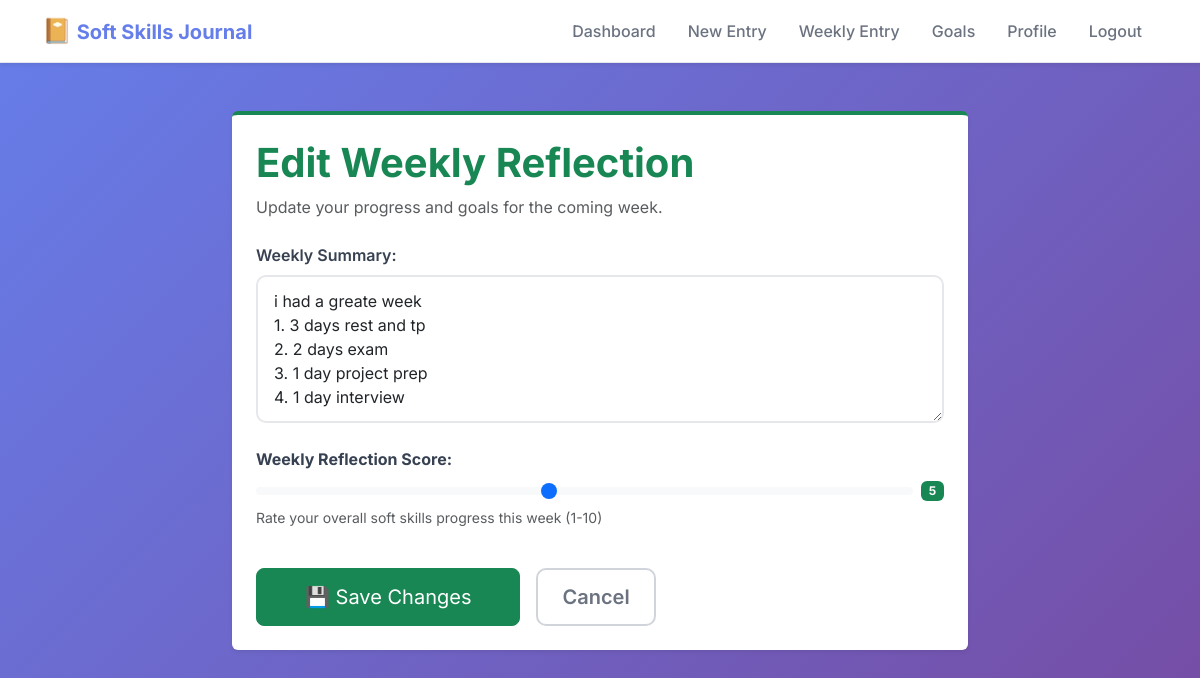
Screenshot of /edit-weekly/1 (signed in) with the database file from the repository.
### tables this page shows
CREATE TABLE weekly_entries (
            id INTEGER PRIMARY KEY AUTOINCREMENT,
            user_id INTEGER NOT NULL,
            summary TEXT NOT NULL,
            score INTEGER NOT NULL,
            created_at TIMESTAMP DEFAULT CURRENT_TIMESTAMP
        );

### app.py (the view, shortened to what this page needs)
@app.route('/edit-weekly/<int:entry_id>', methods=['GET', 'POST'])
@login_required
def edit_weekly(entry_id):
    conn = get_db()
    cursor = conn.cursor()
    cursor.execute('SELECT * FROM weekly_entries WHERE id = ? AND user_id = ?', (entry_id, session['user_id']))
    entry = cursor.fetchone()
    if not entry:
        flash('Entry not found or you do not have permission to edit it.', 'danger')
        return redirect(url_for('dashboard'))
    conn.close()
    return render_template('edit_weekly.html', entry=entry)

### app.py (called while the page is built)
def get_db():
    conn = sqlite3.connect(DATABASE)
    conn.row_factory = sqlite3.Row  # This enables column access by name
    return conn

def login_required(f):
    @wraps(f)
    def decorated_function(*args, **kwargs):
        if 'user_id' not in session:
            flash('Please log in to access this page.', 'warning')
            return redirect(url_for('login'))
        return f(*args, **kwargs)
    return decorated_function

### templates/edit_weekly.html (shortened to what this page needs)
{% extends "base.html" %}
{% block content %}
<div class="dashboard-container">
    <div class="container py-5">
        <div class="row justify-content-center">
            <div class="col-lg-8">
                <div class="entry-form-card shadow-sm p-4 bg-white rounded border-top border-4 border-success">
                    <h1 class="page-title mb-2 text-success">Edit Weekly Reflection</h1>
                    <p class="text-muted mb-4">Update your progress and goals for the coming week.</p>
                    <form method="POST" action="{{ url_for('edit_weekly', entry_id=entry['id']) }}">
                        <div class="mb-4">
                            <label for="summary" class="form-label fw-semibold">
                                 Weekly Summary:
                            </label>
                            <textarea class="form-control" id="summary" name="summary" rows="5" required>{{ entry['summary'] }}</textarea>
                        </div>
                        <div class="mb-4">
                            <label for="score" class="form-label fw-bold">Weekly Reflection Score:</label>
                            <div class="d-flex gap-2 align-items-center">
                                <input type="range" class="form-range flex-grow-1" id="score" name="score" min="1" max="10" value="{{ entry['score'] }}" required>
                                <span class="badge bg-success" id="scoreDisplay">{{ entry['score'] }}</span>
                            </div>
                            <div class="form-text">Rate your overall soft skills progress this week (1-10)</div>
                        </div>
                        <div class="d-flex gap-3 pt-3">
                            <button type="submit" class="btn btn-success btn-lg px-5">💾 Save Changes</button>
                            <a href="{{ url_for('dashboard') }}" class="btn btn-outline-secondary btn-lg px-4">Cancel</a>
                        </div>
                    </form>
                </div>
            </div>
        </div>
    </div>
</div>
{% endblock %}

### static/style.css (style rules this page uses)
* { margin: 0; padding: 0; box-sizing: border-box; }
body { font-family: 'Inter', sans-serif; background: linear-gradient(135deg, #667eea 0%, #764ba2 100%); min-height: 100vh; color: #333; }
.form-control { padding: 0.75rem 1rem; border-radius: 10px; border: 2px solid #e5e7eb; transition: border-color 0.2s, box-shadow 0.2s; }
.form-label { font-weight: 600; color: #374151; margin-bottom: 0.5rem; }
.btn-outline-secondary { border: 2px solid #d1d5db; color: #6b7280; padding: 0.75rem 1.5rem; border-radius: 10px; font-weight: 600; transition: all 0.2s; }
.dashboard-container { min-height: calc(100vh - 72px); }
.page-title { font-size: 2.5rem; font-weight: 700; color: white; margin-bottom: 0.5rem; }
.entry-form-card { background: white; border-radius: 20px; padding: 2.5rem; box-shadow: 0 10px 30px rgba(0, 0, 0, 0.1); }

### rows the page displays
weekly_entries: summary "i had a greate week 1. 3 days rest and tp 2. 2 days exam 3. 1 day project prep 4. 1 day interview", score "5"
